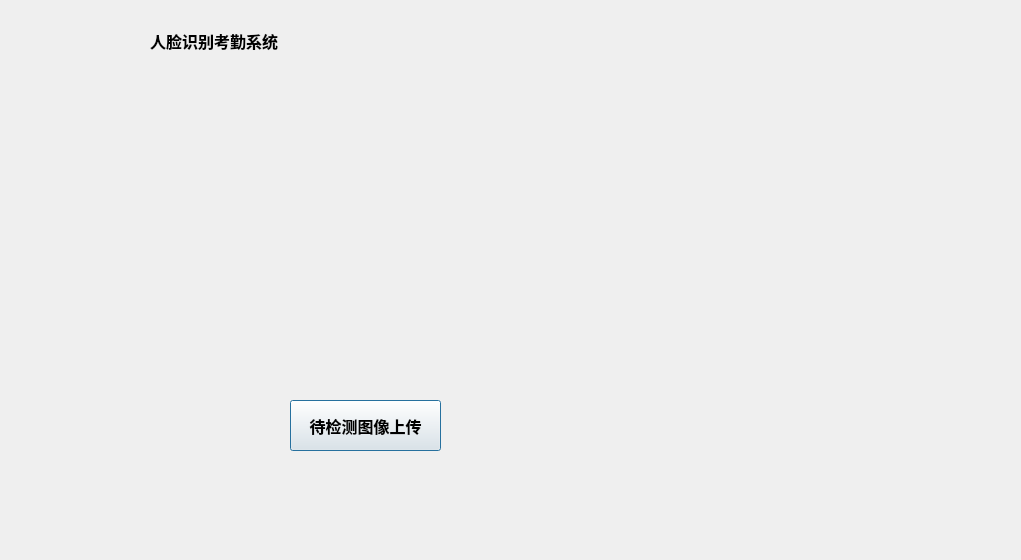
<?xml version="1.0" encoding="UTF-8"?>
<ui version="4.0">
 <class>Dialog</class>
 <widget class="QDialog" name="Dialog">
  <property name="geometry">
   <rect>
    <x>0</x>
    <y>0</y>
    <width>1021</width>
    <height>560</height>
   </rect>
  </property>
  <property name="mouseTracking">
   <bool>false</bool>
  </property>
  <property name="windowTitle">
   <string>Dialog</string>
  </property>
  <widget class="QLabel" name="label">
   <property name="geometry">
    <rect>
     <x>150</x>
     <y>20</y>
     <width>191</width>
     <height>41</height>
    </rect>
   </property>
   <property name="font">
    <font>
     <pointsize>12</pointsize>
     <weight>75</weight>
     <bold>true</bold>
    </font>
   </property>
   <property name="text">
    <string>人脸识别考勤系统</string>
   </property>
  </widget>
  <widget class="QPushButton" name="pushButton">
   <property name="geometry">
    <rect>
     <x>290</x>
     <y>400</y>
     <width>151</width>
     <height>51</height>
    </rect>
   </property>
   <property name="font">
    <font>
     <pointsize>12</pointsize>
     <weight>75</weight>
     <bold>true</bold>
    </font>
   </property>
   <property name="text">
    <string>待检测图像上传</string>
   </property>
  </widget>
 </widget>
 <resources/>
 <connections/>
 <slots>
  <slot>display()</slot>
 </slots>
</ui>
